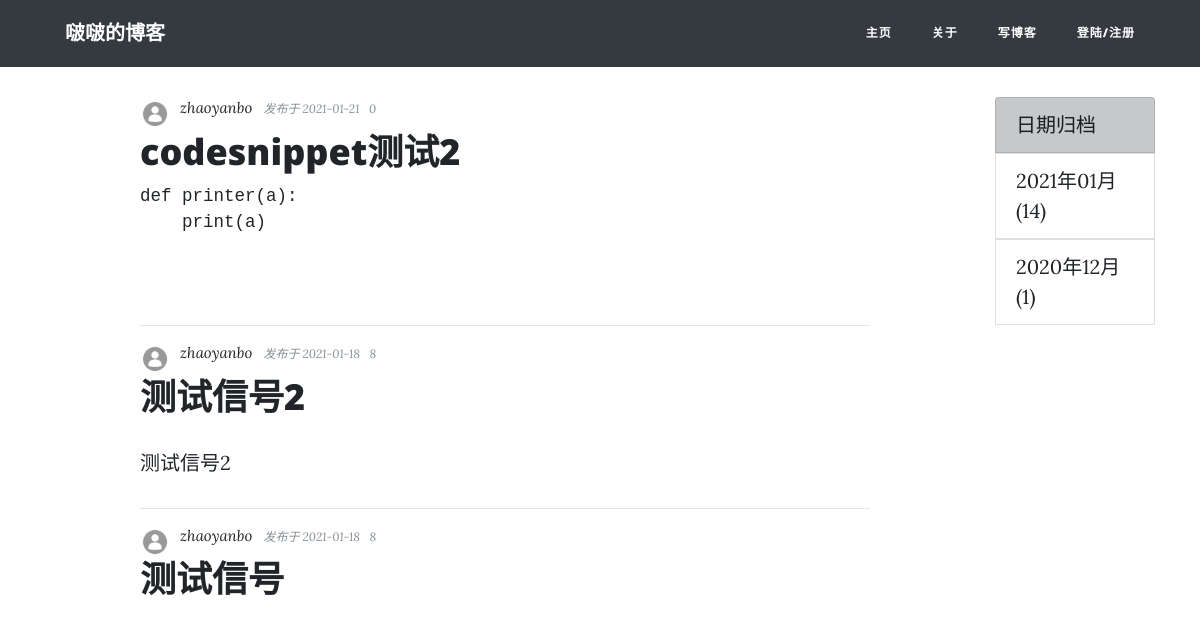
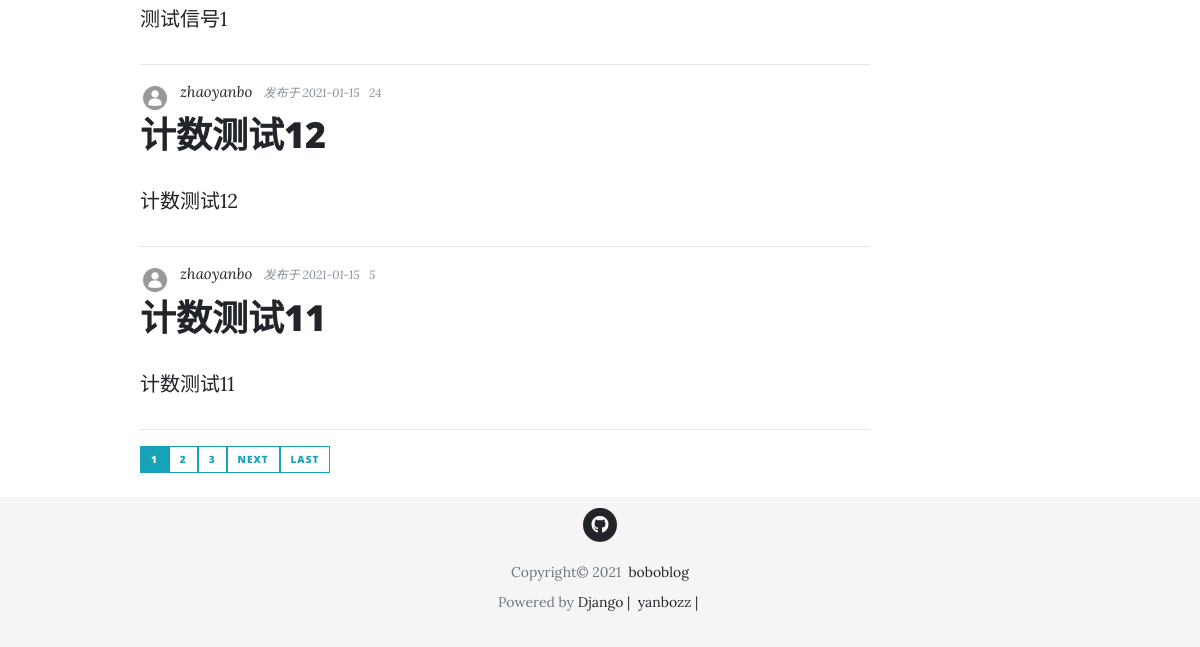
Before: / with the older database file (2 pictures, top to bottom).
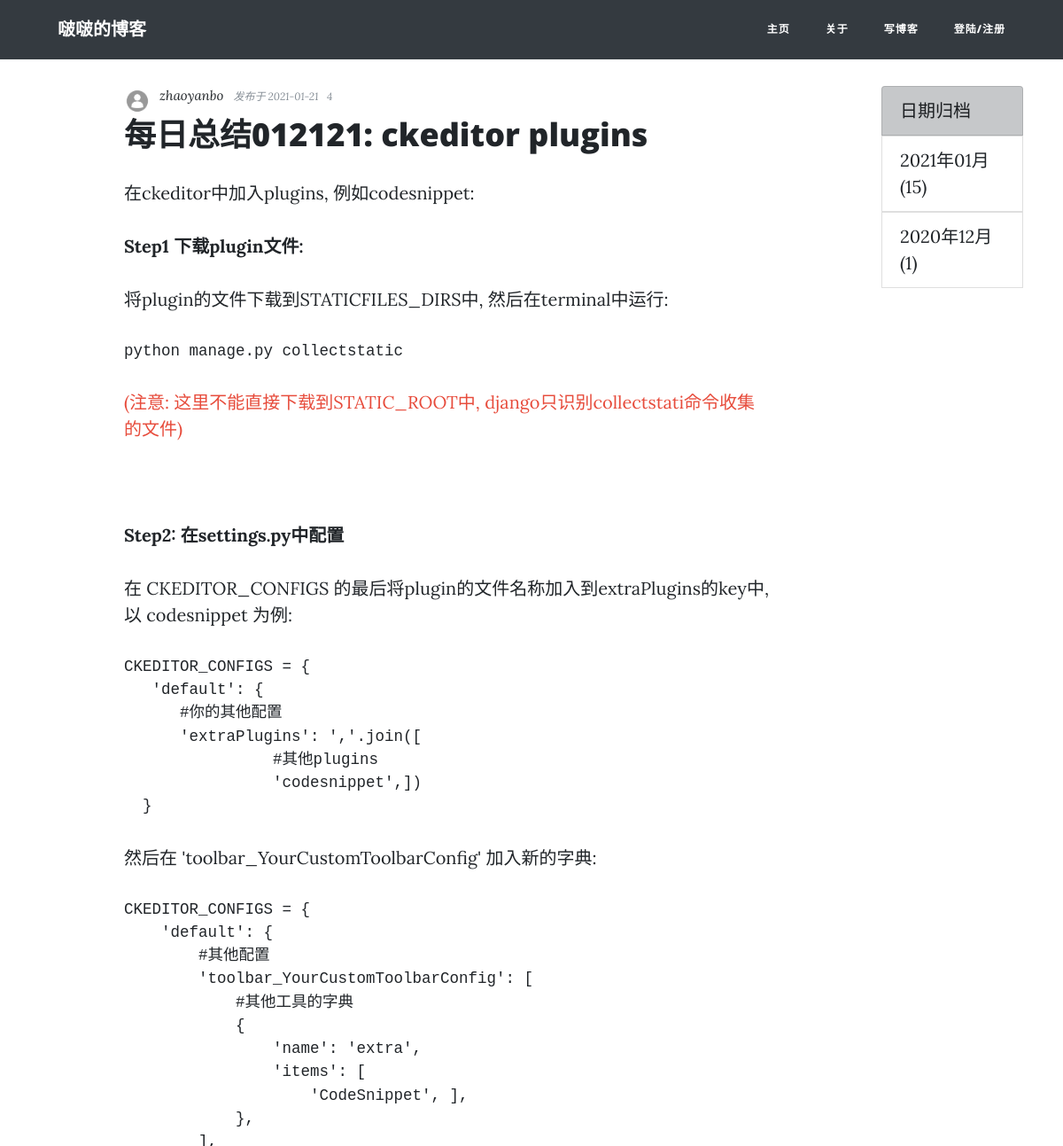
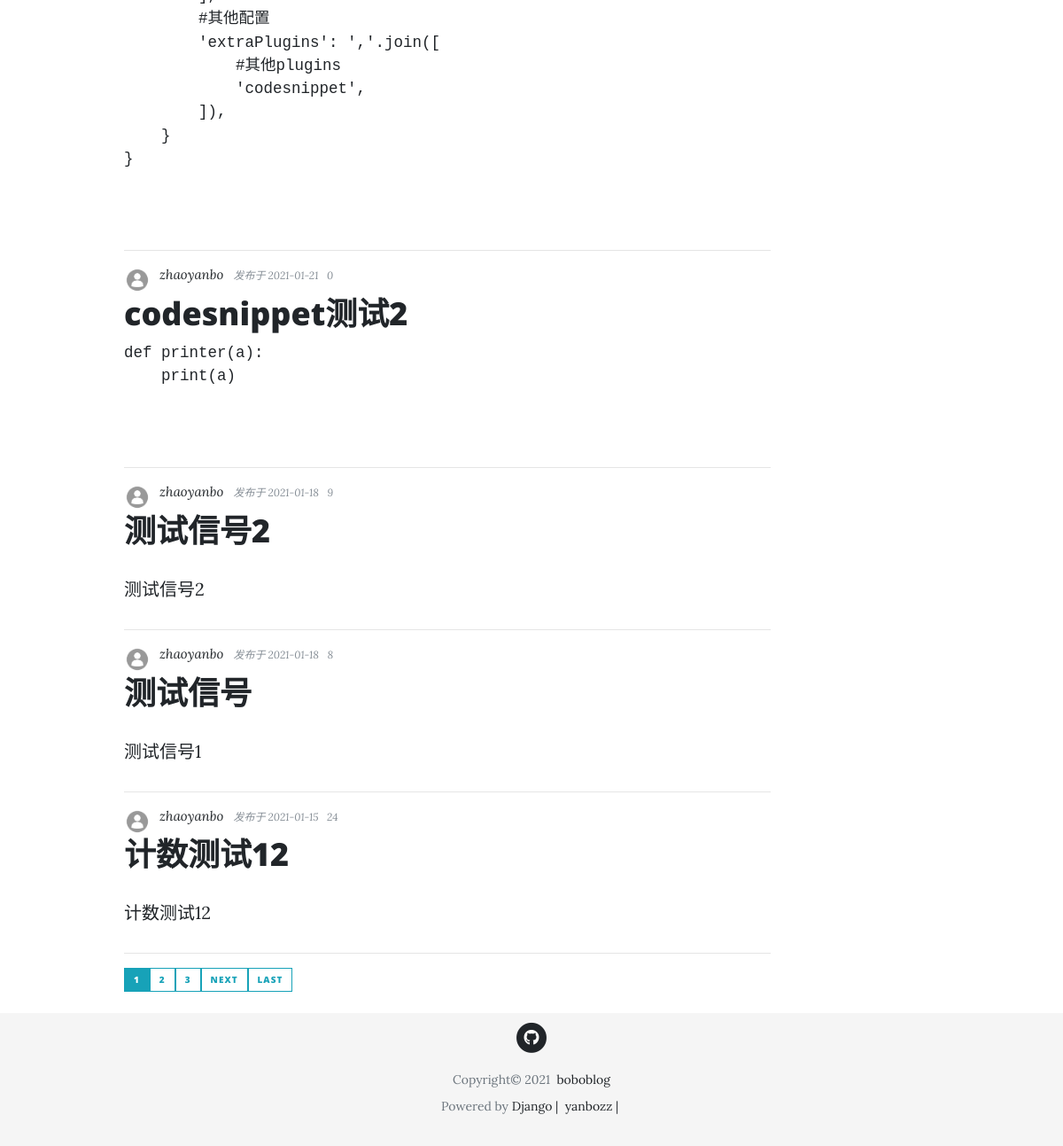
After: the same page with the newer database file (2 pictures, top to bottom).
### blog/models.py (models this page shows, shortened)
class Post(models.Model, ViewCountExtension):
    title = models.CharField(max_length=50)
    pub_date = models.DateTimeField(default=timezone.now)
    content = RichTextField()
    author = models.ForeignKey(User, on_delete=models.CASCADE)
    view_count = GenericRelation(
        ViewCount,
        related_query_name='post',
        content_type_field='content_type',
        object_id_field='object_id'
    )
    view_detail = GenericRelation(
        ViewDetail,
        related_query_name='post',
        content_type_field='content_type',
        object_id_field='object_id',
    )

### users/models.py (models this page shows, shortened)
class Profile(models.Model):
    user = models.OneToOneField(User, on_delete=models.CASCADE)
    profile_pic = models.ImageField(default='default.jpg', upload_to='media/profile_pics')

### viewcount/models.py (models this page shows, shortened)
class ViewCount(models.Model):
    count = models.IntegerField(default=0)
    content_type = models.ForeignKey(ContentType, on_delete=models.CASCADE)
    object_id = models.PositiveIntegerField()
    content_object = GenericForeignKey('content_type', 'object_id')

### blog/views.py (the view)
# urls.py: path('', PostListView.as_view(), name='blog-home'),
class PostListView(ListView):
    model = Post
    template_name = 'blog/home.html'
    context_object_name = 'posts'
    ordering = ['-pub_date']
    paginate_by = 5
    def get_context_data(self, **kwargs):
        context = super().get_context_data(**kwargs)
        date_qs = Post.objects.dates('pub_date', 'month', 'DESC')
        post_dates = self.get_count_in_month(date_qs)
        context['post_dates'] = post_dates
        return context
    def get_count_in_month(self, qs):
        qs = qs.values('datefield').annotate(post_count=Count('id'))
        post_dates = []
        for date_qs in qs:
            post_dates.append((date_qs['datefield'], date_qs['post_count']))
        return post_dates

### viewcount/models.py (called while the page is built)
    def get_view_count(self):
        try:
            view_count = self.view_count.first()
            return view_count.count
        except exceptions.ObjectDoesNotExist:
            return 0

### blog/templates/blog/home.html (shortened to what this page needs)
{% extends "blog/base.html"  %}
{% block content %}
<div class="col-lg-8 col-md-10 mx-auto">
  {% for post in posts %}
  <div class="post-preview">
    <div class="author-thumbnail">
      <img class="rounded-circle author-img" src="{{ post.author.profile.profile_pic.url }}">
    </div>
    <div class="post-meta">
      <a href="">{{ post.author }}&nbsp;&nbsp;</a>
      发布于 {{ post.pub_date|date:"Y-m-d" }}&nbsp;&nbsp;
       {{ post.get_view_count }}&nbsp;&nbsp;
    </div>
  </div>
  <div class="post-preview">
    <a href="{% url 'post-detail' post.id %}">
      <h2 class="post-title">
        {{ post.title }}
      </h2>
    </a>
    {{ post.content|safe }}
  </div>
  <hr>
  {% endfor %}
  <div class="pagination">
    {% if is_paginated %}
      {% for num in page_obj.paginator.page_range %}
        {% if page_obj.number == num %}
          <a class="btn btn-info btn-sm mb-4" href="?page={{ num }}">{{ num }}</a>
        {% elif num > page_obj.number|add:'-3' and num < page_obj.number|add:'3'%}
          <a class="btn btn-outline-info btn-sm mb-4" href="?page={{ num }}">{{ num }}</a>
        {% endif %}
      {% endfor %}
      {% if page_obj.has_next %}
        <a class="btn btn-outline-info btn-sm mb-4" href="?page={{ page_obj.next_page_number }}">next</a>
        <a class="btn btn-outline-info btn-sm mb-4" href="?page={{ page_obj.paginator.num_pages }}">Last</a>
      {% endif %}
    {% endif %}
  </div>
</div>
{% endblock content %}

### blog/templates/blog/base.html (shortened to what this page needs)
{% load static %}
{% load django_bootstrap_icons %}
<!DOCTYPE html>
<html lang="en">
<head>
  <link href="{% static 'blog/vendor/bootstrap/css/bootstrap.css' %}" rel="stylesheet">
  <link href="{% static 'blog/vendor/fontawesome-free/css/all.css' %}" rel="stylesheet" type="text/css">
  <link href="{% static 'blog/css/clean-blog.css' %}" rel="stylesheet">
  <link rel="stylesheet" type="text/css" href="{% static 'ckeditor/ckeditor/plugins/codesnippet/lib/highlight/styles/default.css' %}" />
</head>
<body>
  {% include "blog/navbar.html" %}
  <div class="container">
    <div class="row">
      {% block content %}{% endblock %}
      {% include "blog/sidebar.html" %}
    </div>
  </div>
  {% include "blog/footer.html" %}
</body>
</html>

### blog/templates/blog/navbar.html
<nav class="navbar navbar-expand-lg navbar-light bg-dark fixed-top" id="mainNav">
  <div class="container">
    <a class="navbar-brand" href="{% url 'blog-home' %}">啵啵的博客</a>
    <div class="collapse navbar-collapse" id="navbarResponsive">
      <ul class="navbar-nav ml-auto">
        <li class="nav-item">
          <a class="nav-link" href="{% url 'blog-home' %}">主页</a>
        </li>
        <li class="nav-item">
          <a class="nav-link" href="{% url 'blog-about' %}">关于</a>
        </li>
        <li class="nav-item">
          <a class="nav-link" href="{% url 'post-create' %}">写博客</a>
        </li>
        {% if user.is_authenticated %}
        <li class="nav-item">
          <a class="nav-link" href="{% url 'profile' %}">我的</a>
        </li>
        <li class="nav-item">
          <a class="nav-link" href="{% url 'logout' %}">退出登陆</a>
        </li>
        {% else %}
        <li class="nav-item">
          <a class="nav-link" href="{% url 'login' %}">登陆/注册</a>
        </li>
        {% endif %}
      </ul>
    </div>
  </div>
</nav>
<br>

### blog/templates/blog/sidebar.html
<div class="hidden-xs col-sm-4 col-md-3 col-lg-2">
    <ul class="list-group">
      <li class="list-group-item list-group-item-dark">日期归档</li>
      {% for post_date, count in post_dates %}
        <a href="{% url 'posts-with-date' post_date.year post_date.month %}" class="">
          <li class="list-group-item">
            {{ post_date|date:"Y年m月" }} ({{ count }})
          </li>
        </a>
      {% endfor %}
    </ul>
</div>

### blog/templates/blog/footer.html (shortened to what this page needs)
<footer class="footer">
  <div class="container">
    <ul class="list-inline text-center">
      <li class="list-inline-item">
        <a href="#">
          <span class="fa-stack fa-sm">
            <i class="fas fa-circle fa-stack-2x"></i>
            <i class="fab fa-github fa-stack-1x fa-inverse"></i>
          </span>
        </a>
      </li>
    </ul>
    <div class="copyright text-muted">
      Copyright&copy;&nbsp;2021&nbsp;
      <a href="{% url 'blog-home' %}">
        boboblog
      </a>
    </div>
    <div class="copyright text-muted">Powered by
      <a href="https://www.djangoproject.com/">Django&nbsp;|&nbsp;</a>
      <a href="https://github.com/yanbozz/boboblog">yanbozz&nbsp;|&nbsp;</a>
    </div>
  </div>
</footer>

### blog/static/blog/css/clean-blog.css (style rules this page uses)
body { font-size: 20px; color: #212529; font-family: 'Lora', 'Times New Roman', serif; }
ul { list-style-type: none; }
p { line-height: 1.5; margin: 30px 0; }
h1, h2, h3, h4, h5, h6 { font-weight: 800; font-family: 'Open Sans', 'Helvetica Neue', Helvetica, Arial, sans-serif; }
a { color: #212529; transition: all 0.2s; }
img { max-width: 100%; max-height: 100%; height: inherit !important; }
#mainNav { position: relative; border-bottom: 1px solid #e9ecef; background-color: white; font-family: 'Open Sans', 'Helvetica Neue', Helvetica, Arial, sans-serif; }
#mainNav .navbar-brand { font-weight: 800; color: #343a40; }
#mainNav .navbar-nav>li.nav-item>a { font-size: 12px; font-weight: 800; letter-spacing: 1px; text-transform: uppercase; }
@media only screen and (min-width: 992px) { #mainNav { border-bottom: 1px solid transparent; background: transparent; } }
@media only screen and (min-width: 992px) { #mainNav .navbar-brand { padding: 10px 20px; color: #fff; } }
@media only screen and (min-width: 992px) { #mainNav .navbar-nav>li.nav-item>a { padding: 10px 20px; color: #fff; } }
@media only screen and (min-width: 992px) { #mainNav { transition: background-color 0.2s; transform: translate3d(0, 0, 0); -webkit-backface-visibility: hidden; } }
.post-preview>a { color: #212529; }
.post-preview>a>.post-title { font-size: 30px; margin-top: 10px; margin-bottom: 10px; }
.post-preview>.post-meta { font-size: 12px; font-style: italic; margin-top: 0; margin-bottom: 5px; color: #868e96; }
.post-preview>.post-meta>a { font-size: 15px; text-decoration: none; color: #212529; }
.post-preview>.author-thumbnail { margin-right: 10px; float: left }
.post-preview>.author-thumbnail>.author-img { height: 30px; width: 30px; }
@media only screen and (min-width: 768px) { .post-preview>a>.post-title { font-size: 36px; } }
footer { padding: 0 0 45px; }
footer .list-inline { margin: 0; padding: 10px 0 10px; ; }
footer .copyright { font-size: 14px; margin-bottom: 0; margin-top: 10px; text-align: center; }
.btn { font-size: 14px; font-weight: 800; padding: 15px 25px; letter-spacing: 1px; text-transform: uppercase; border-radius: 0; font-family: 'Open Sans', 'Helvetica Neue', Helvetica, Arial, sans-serif; }
.btn-sm { font-size: 10px; padding: 5px 10px; }

### blog/templates/blog/footer.html (style rules this page uses)
.footer { position: absolute; bottom: 0; width: 100%; height: 150px; line-height: 20px; background-color: #f5f5f5; }
html { position: relative; min-height: 100%; }
body { font-size: 20px; color: #212529; font-family: 'Lora', 'Times New Roman', serif; align-items: center; margin-bottom: 150px; }

Changed rows visible on the page:
no longer on this page (row unchanged): Post: author.profile.profile_pic (placeholder picture), author "zhaoyanbo", pub_date "2021-01-15", get_view_count "5", title "计数测试11", content "计数测试11"
added Post: author.profile.profile_pic (placeholder picture), author "zhaoyanbo", pub_date "2021-01-21", get_view_count "4", title "每日总结012121: ckeditor plugins", content "在ckeditor中加入plugins, 例如codesnippet: Step1 下载plugin文件: 将plugin的文件下载到STATICFILES_DIRS中, 然后在terminal中运行: python manage.py collectstatic (注意: 这里不能直接下载到STATIC_ROOT中, django只识别collectstati命令收集的文件) Step2: 在settings.py中配置 在 CKEDITOR_CONFIGS 的最后将plugin的文件名称加入到extraPlugins的key中, 以 codesnippet 为例: CKEDITOR_CONFIGS = { 'default': { #你的其他配置 'extraPlugins': ','.join([ #其他plugins 'codesnippet',]) } 然后在 'toolbar_YourCustomToolbarConfig' 加入新的字典: CKEDITOR_CONFIGS = { 'default': { #其他配置 'toolbar_YourCustomToolbarConfig': [ #其他工具的字典 { 'name': 'extra', 'items': [ 'CodeSnippet', ], }, ], #其他配置 'extraPlugins': ','.join([ #其他plugins 'codesnippet', ]), } }"
changed through a linked row, Post "测试信号2": get_view_count "8" → "9"
Other visible differences:
new list line: "2021年01月 ( 15 )"
list line gone: "2021年01月 ( 14 )"
